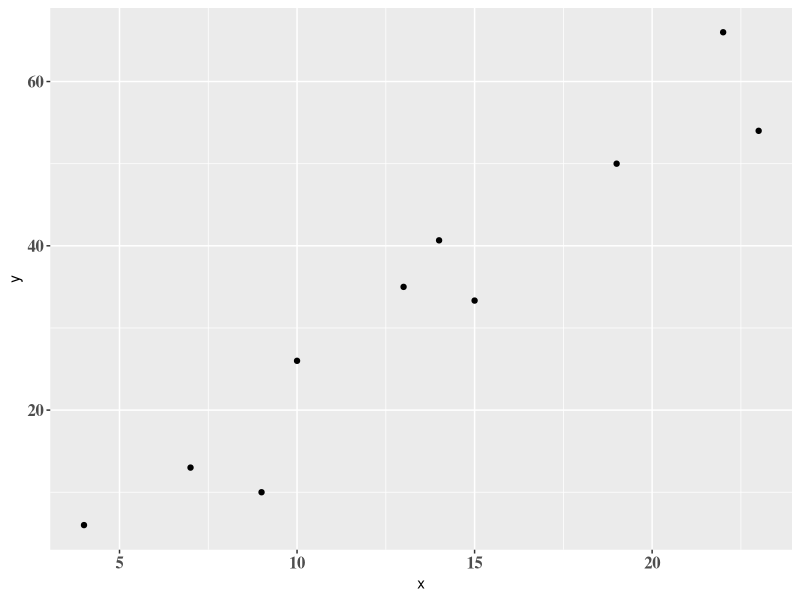
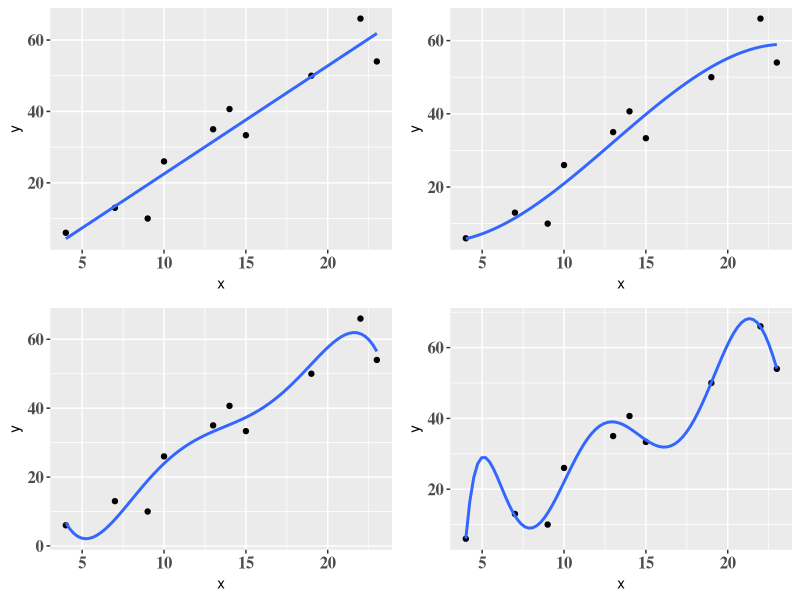
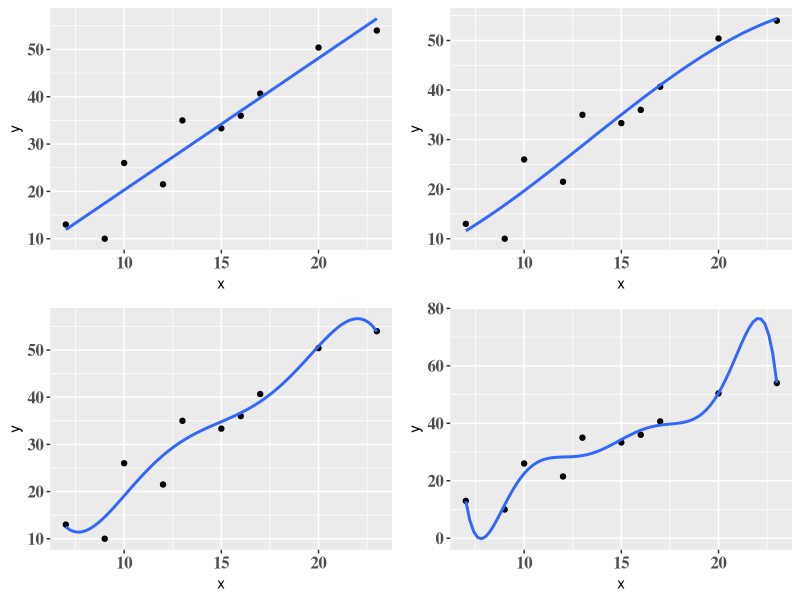

Recreate these plots in R, in order.
## ---- chunk 1
knitr::opts_chunk$set(echo = TRUE)
## ---- chunk 2

suppressPackageStartupMessages(library(tidyverse))
suppressPackageStartupMessages(library(ggplot2))
suppressPackageStartupMessages(library(gridExtra))
## ---- chunk 3

set.seed(42)

cars %>% 
  filter(dist < 80) %>% 
  group_by(speed) %>% 
  summarise(dist = mean(dist)) %>% 
  sample_n(10) %>% 
  ggplot(aes(x = speed, y = dist)) +
  geom_point() + labs(x = "x", y = "y") + 
  theme(axis.text = element_text(family = "serif", face = "bold", size = 12))
## ---- chunk 4
set.seed(42)

plot1 <- cars %>% 
  filter(dist < 80) %>% 
  group_by(speed) %>% 
  summarise(dist = mean(dist)) %>% 
  sample_n(10) %>% 
  ggplot(aes(x = speed, y = dist)) +
  geom_point() + labs(x = "x", y = "y") + 
  theme(axis.text = element_text(family = "serif", face = "bold", size = 12)) +
  stat_smooth(aes(x = speed, y = dist), method = "lm",
              formula = y ~ poly(x, 1), se = FALSE)

set.seed(42)

plot2 <- cars %>% 
  filter(dist < 80) %>% 
  group_by(speed) %>% 
  summarise(dist = mean(dist)) %>% 
  sample_n(10) %>% 
  ggplot(aes(x = speed, y = dist)) +
  geom_point() + labs(x = "x", y = "y") + 
  theme(axis.text = element_text(family = "serif", face = "bold", size = 12)) +
  stat_smooth(aes(x = speed, y = dist), method = "lm",
              formula = y ~ poly(x, 3), se = FALSE)

set.seed(42)

plot3 <- cars %>% 
  filter(dist < 80) %>% 
  group_by(speed) %>% 
  summarise(dist = mean(dist)) %>% 
  sample_n(10) %>% 
  ggplot(aes(x = speed, y = dist)) +
  geom_point() + labs(x = "x", y = "y") + 
  theme(axis.text = element_text(family = "serif", face = "bold", size = 12)) +
  stat_smooth(aes(x = speed, y = dist), method = "lm",
              formula = y ~ poly(x, 5), se = FALSE)

set.seed(42)

plot4 <- cars %>% 
  filter(dist < 80) %>% 
  group_by(speed) %>% 
  summarise(dist = mean(dist)) %>% 
  sample_n(10) %>% 
  ggplot(aes(x = speed, y = dist)) +
  geom_point() + labs(x = "x", y = "y") + 
  theme(axis.text = element_text(family = "serif", face = "bold", size = 12)) +
  stat_smooth(aes(x = speed, y = dist), method = "lm",
              formula = y ~ poly(x, 7), se = FALSE)

grid.arrange(plot1, plot2, plot3, plot4, ncol=2)
## ---- chunk 5
set.seed(43)

plot1 <- cars %>% 
  filter(dist < 80) %>% 
  group_by(speed) %>% 
  summarise(dist = mean(dist)) %>% 
  sample_n(10) %>% 
  ggplot(aes(x = speed, y = dist)) +
  geom_point() + labs(x = "x", y = "y") + 
  theme(axis.text = element_text(family = "serif", face = "bold", size = 12)) +
  stat_smooth(aes(x = speed, y = dist), method = "lm",
              formula = y ~ poly(x, 1), se = FALSE)

set.seed(43)

plot2 <- cars %>% 
  filter(dist < 80) %>% 
  group_by(speed) %>% 
  summarise(dist = mean(dist)) %>% 
  sample_n(10) %>% 
  ggplot(aes(x = speed, y = dist)) +
  geom_point() + labs(x = "x", y = "y") + 
  theme(axis.text = element_text(family = "serif", face = "bold", size = 12)) +
  stat_smooth(aes(x = speed, y = dist), method = "lm",
              formula = y ~ poly(x, 3), se = FALSE)

set.seed(43)

plot3 <- cars %>% 
  filter(dist < 80) %>% 
  group_by(speed) %>% 
  summarise(dist = mean(dist)) %>% 
  sample_n(10) %>% 
  ggplot(aes(x = speed, y = dist)) +
  geom_point() + labs(x = "x", y = "y") + 
  theme(axis.text = element_text(family = "serif", face = "bold", size = 12)) +
  stat_smooth(aes(x = speed, y = dist), method = "lm",
              formula = y ~ poly(x, 5), se = FALSE)

set.seed(43)

plot4 <- cars %>% 
  filter(dist < 80) %>% 
  group_by(speed) %>% 
  summarise(dist = mean(dist)) %>% 
  sample_n(10) %>% 
  ggplot(aes(x = speed, y = dist)) +
  geom_point() + labs(x = "x", y = "y") + 
  theme(axis.text = element_text(family = "serif", face = "bold", size = 12)) +
  stat_smooth(aes(x = speed, y = dist), method = "lm",
              formula = y ~ poly(x, 7), se = FALSE)

grid.arrange(plot1, plot2, plot3, plot4, ncol=2)
